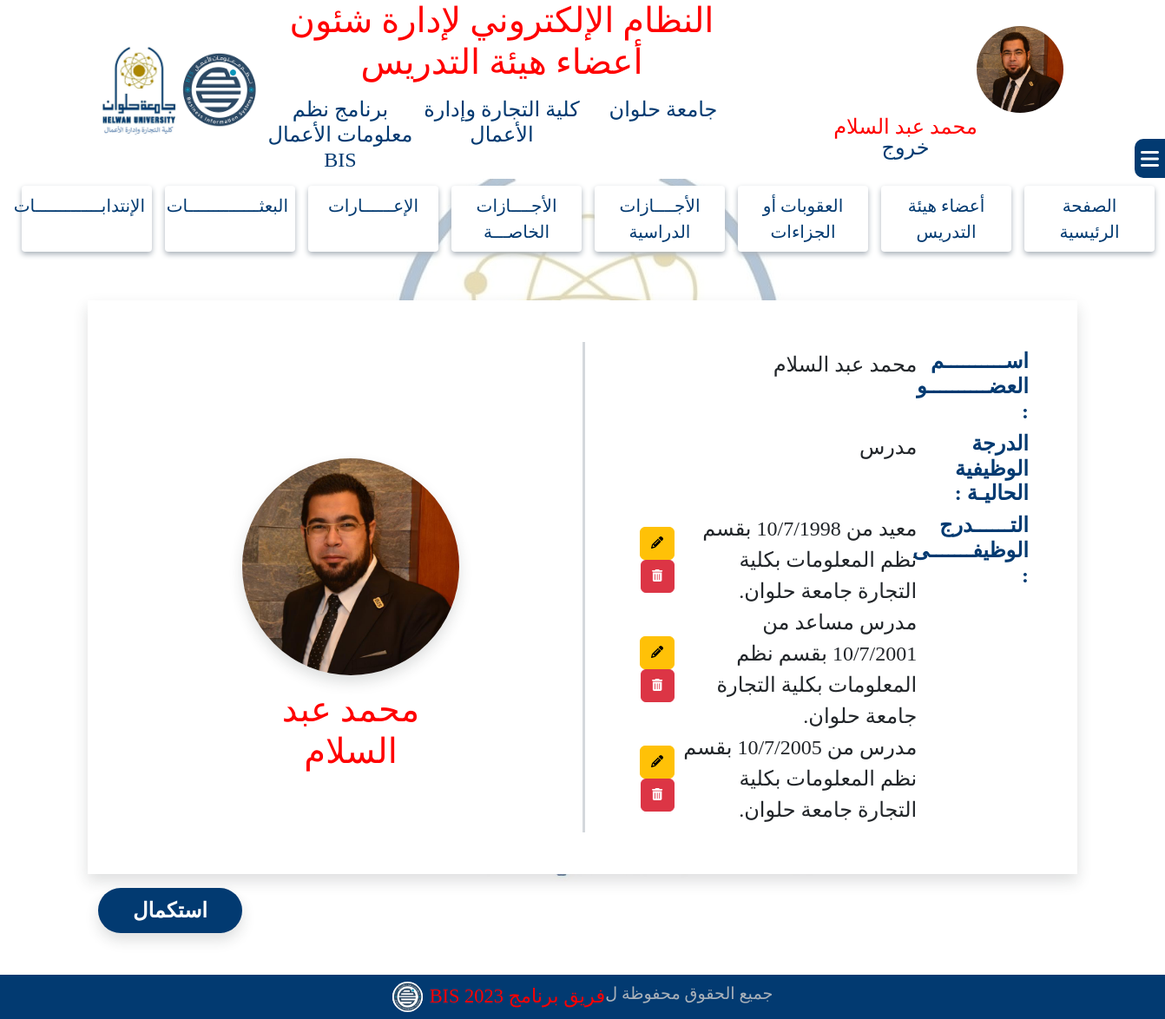
/system/jobGradeDetails.php?id=14 (signed in), run on the app's committed database.
### tables this page shows
CREATE TABLE `doctors_account` (
  `DoctorCode` int(11) NOT NULL,
  `Doctor_ar_Name` varchar(255) NOT NULL,
  `Doctor_eng_Name` varchar(255) NOT NULL,
  `National_id` varchar(255) NOT NULL,
  `Mobile` varchar(255) NOT NULL,
  `Academic_Mail` varchar(255) NOT NULL,
  `Personal_Mail` varchar(255) NOT NULL,
  `Notes` text NOT NULL,
  `Doctor_image` varchar(255) NOT NULL,
  `Department_id` tinyint(4) NOT NULL,
  `uni_id` tinyint(4) NOT NULL,
  `Faculty_id` tinyint(4) NOT NULL,
  `Doctor_job_id` tinyint(4) NOT NULL,
  `date_of_birth` date NOT NULL,
  `hiring_date` date NOT NULL,
  `qualifications` text NOT NULL
);

CREATE TABLE `doctor_jobs` (
  `Doctor_job_id` tinyint(4) NOT NULL,
  `Doctor_job_ar_name` varchar(20) NOT NULL,
  `Doctor_job_eng_name` varchar(20) NOT NULL,
  `job_order` tinyint(4) NOT NULL
);

CREATE TABLE `p74_completedata` (
  `id_completeData` int(11) NOT NULL,
  `CompleteData` text NOT NULL,
  `doctorJobInput` tinyint(4) NOT NULL,
  `doctorCodeInput` int(11) NOT NULL,
  `added_date` datetime NOT NULL DEFAULT current_timestamp(),
  `added_by` tinyint(4) NOT NULL
);

### system/jobGradeDetails.php (the view, shortened to what this page needs)
<?php
include "../Connections/syscon.php";
if (isset($_GET['id'])) {
    $id = $_GET['id'];
    $myquery = "SELECT * FROM doctors_account  WHERE DoctorCode = '$id'";
    $results = mysqli_query($bis, $myquery);
    while ($row = mysqli_fetch_array($results)) {
        $DoctorCode = $row['DoctorCode'];
        $Doctor_image = $row['Doctor_image'];
        $Doctor_ar_Name = $row['Doctor_ar_Name'];
    }
    mysqli_select_db($bis, $database_bis);
    $myquery = "SELECT * FROM doctors_account
                INNER JOIN  doctor_jobs
                ON doctors_account.Doctor_job_id=doctor_jobs.Doctor_job_id
                WHERE DoctorCode= '$id'";
    $result = $bis->query($myquery);
    if ($result->num_rows === 1 ) {
        $row = $result->fetch_assoc();
        $Doctor_job_ar_name = $row['Doctor_job_ar_name'];
        $Doctor_job_id = $row['Doctor_job_id'];}
    }
?>
<!DOCTYPE html>
<html lang="ar">
<head>
    <link rel="stylesheet" href="../css/all.min.css">
    <link rel="stylesheet" href="../css/bootstrap.min.css">
    <link rel="stylesheet" href="../css/style.css">
</head>
<body class="body">
    <?php
    include('header.php');
    ?>
    <div class="sidebarContainer">
        <?php
        include('sidebar.php');
        ?>
    </div>
    <div class="container bg-white p-5 shadow mt-5">
        <div class="row align-items-center">
            <div class="col-md-6 borderLeft">
                <div class="jobGradeData p-2">
                    <div class="row">
                        <div class="col-md-3">
                            <h4 class="mainText fw-bold">اســــــــــم العضــــــــــو :</h4>
                        </div>
                        <div class="col-md-9">
                            <p class="fs-4"><?php echo $Doctor_ar_Name; ?></p>
                        </div>
                    </div>
                    <div class="row">
                        <div class="col-md-3">
                            <h4 class="mainText fw-bold">الدرجة الوظيفية الحاليـة :</h4>
                        </div>
                        <div class="col-md-9">
                            <p class="fs-4"><?php echo $Doctor_job_ar_name; ?></p>
                        </div>
                    </div>
                    <div class="row">
                        <div class="col-md-3">
                            <h4 class="mainText fw-bold">التــــــدرج الوظيفـــــــى :</h4>
                        </div>
                        <div class="col-md-9">
                            <table class="col-md-12">
                            <?php $myquery = "SELECT * FROM doctors_account
                            INNER JOIN  p74_completedata
                            ON doctors_account.DoctorCode=p74_completedata.doctorCodeInput
                            WHERE doctorCodeInput='$id'";
                            $results = mysqli_query($bis, $myquery);
                            if ( $results->num_rows < 1 ) {
                                ?>
                                <tr>
                                    <td class="fs-4 col-md-9"><?php echo "لا يوجد " ?></td>
                                </tr>
                                <?php } else {
                                while ($row = mysqli_fetch_array($results)) {
                                    ?>
                                    <tr>
                                        <td class="fs-4 col-md-9"><?php echo $row['CompleteData'] ?></td>
                                        <td class="col-md-3">
                                            <a href="updateJobGradeData.php?id=<?php echo $row['id_completeData'] ?>" class="text-decoration-none">
                                                <button class="btn btn-warning me-2">
                                                    <i class="fa-solid fa-pencil fa-sm "></i>
                                                </button>
                                            </a>
                                            <a href="deleteJobGradeData.php?id=<?php echo $row['id_completeData'];?>&DoctorCode=<?php echo $row['DoctorCode'];?>" class="text-decoration-none">
                                                <button class="btn btn-danger me-2">
                                                    <i class="fa-solid fa-trash-can fa-sm "></i>
                                                </button>
                                            </a>
                                        </td>
                                    </tr>
                                    <?php } } ?>
                            </table>
                        </div>
                    </div>
                </div>
            </div>
            <div class="col-md-6 d-flex justify-content-center align-items-center pb-5">
                <div class="memberPhoto">
                    <img src="../images/members/<?php echo $Doctor_image; ?>" class="w-100 h-100 ratio-1x1 rounded-circle shadow" alt="">
                    <h1 class="text-center mainTitle pt-3"><?php echo $Doctor_ar_Name; ?></h1>
                </div>
            </div>
        </div>
    </div>
    <div class="container mt-3 mb-5">
        <div class="row justify-content-end">
            <div class="col-md-2">
                <button id="completeBtn" doctorCode="<?php echo $DoctorCode;?>" doctorName="<?php echo $Doctor_ar_Name; ?>" doctorJobName="<?php echo $Doctor_job_id ?>" data-bs-toggle="modal" data-bs-target="#completeDataModal" class="btn w-100 rounded-pill fw-bold fs-4 border-2 shadow completeBtn">استكمال</button>
            </div>
        </div>
    </div>
    <?php
        include('footer.php');
    ?>
</body>
</html>

### css/style.css (style rules this page uses)
:root { --main-title: #f00; --main-text: #023A71; --subtext: #AAB2BA; }
* { font-family: "typesetting"; margin: 0; padding: 0; box-sizing: border-box; direction: rtl; }
.mainTitle { color: var(--main-title, #f00) }
.mainText { color: var(--main-text, #023A71) }
::placeholder { color: var(--subtext, #AAB2BA); opacity: 0.8 !important; font-size: 1.3rem; padding-right: 24px; }
.shadow { box-shadow: 0px 3px 6px #AAB2BA; }
.borderLeft { border-left :3px solid rgba(170, 178, 186, 0.5); }
.body { background-image: url(../images/Facultylogo.jpg); background-repeat: no-repeat; background-position: center; background-attachment: fixed; }
.addMemberBtn, .addPenaltyBtn, .addSecondmentBtn, .addVacationBtn, .updateJobGradeBtn, .CompleteDataBtn, .tableUpdateJobGradeBtn, .tableCompleteDataBtn, .updateMemberDataBtn, .tableDisplayBtn, .tableAddPenaltyBtn, .tableAddSecondmentBtn, .tableAddVacationBtn, .tableUpdateJobGradeBtn, .updatePenaltyBtn, .addVacationBtn, .updateVacationBtn, .addSecondmentBtn, .updateSecondmentBtn, .displayReport, .anotherReport, .tableDisplayBtn, .addUserBtn, .updateBtn, .updateSystemDataBtn, .updateSystemDataModalBtn, .tableDisplayPenaltyBtn, .tableDisplaySecondmentBtn, .tableDisplayVacationBtn, .addPrivateVacationBtn, .tableAddPrivateVacationBtn, .tableDisplayMissionBtn, .addMissionBtn, .tableAddMissionBtn, .updateMissionBtn, .addAssignmentBtn, .tableDisplayAssignmentBtn, .tableAddAssignmentBtn, .updateAssignmentBtn, .tableDisplayPrivateVacationBtn, .updatePrivateVacationBtn, .completeBtn, .updateJobGradeBtn, .displayPDFBtn { background-color: var(--main-text, #023A71); color: #fff; font-size: 1.5rem; box-shadow: 0px 3px 6px #AAB2BA; }
.sidebarContainer { position: fixed; width: 100%; top: 20vh; right: -100%; z-index: 99999; }
.memberPhoto { width: 250px; height: 250px; }

### data on the page
doctors_account: Doctor_ar_Name "محمد عبد السلام", Doctor_job.Doctor_job_ar_name "مدرس", Doctor_image (picture)
p74_completedata: CompleteData "معيد من 10/7/1998 بقسم نظم المعلومات بكلية التجارة جامعة حلوان."
p74_completedata: CompleteData "مدرس مساعد من 10/7/2001 بقسم نظم المعلومات بكلية التجارة جامعة حلوان."
p74_completedata: CompleteData "مدرس من 10/7/2005 بقسم نظم المعلومات بكلية التجارة جامعة حلوان."

### other printed values
$_SESSION['user_ar_name'] "محمد عبد السلام"
$_SESSION['app_name'] "النظام الإلكتروني لإدارة شئون أعضاء هيئة التدريس"
$_SESSION['Uni_name'] "جامعة حلوان"
$_SESSION['Faculty_name'] "كلية التجارة وإدارة الأعمال"
$_SESSION['Program_name'] "برنامج نظم معلومات الأعمال BIS"
